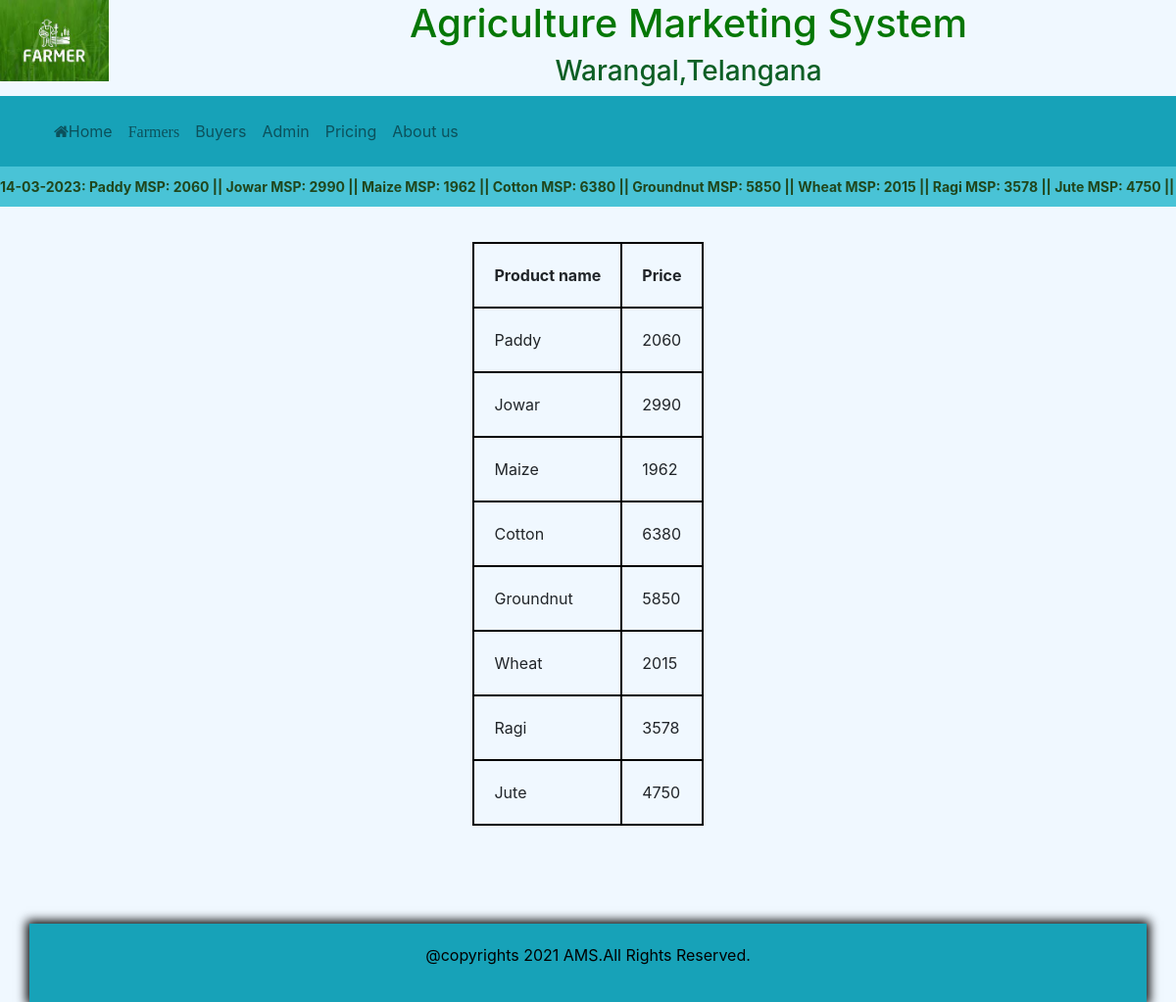
/pricing.php, run on the app's committed database.
### tables this page shows
CREATE TABLE `mspdetails` (
  `Commodity` varchar(100) NOT NULL,
  `Price` int(10) NOT NULL
);

### pricing.php (the view, shortened to what this page needs)
<?php include 'connection.php';
?>
<!DOCTYPE html>
<html lang="en">
<head>
    <link rel="stylesheet" href="https://maxcdn.bootstrapcdn.com/bootstrap/4.4.1/css/bootstrap.min.css">
    <link rel="stylesheet" href="https://use.fontawesome.com/releases/v5.7.0/css/all.css">
    <link rel="stylesheet" href="https://stackpath.bootstrapcdn.com/bootstrap/4.5.2/css/bootstrap.min.css">
    <link rel="stylesheet" href="https://stackpath.bootstrapcdn.com/font-awesome/4.7.0/css/font-awesome.min.css">
</head>
<body>
    <header>
        <div class="row">
          <div class="col-sm-3">
              <img style="display: inline;max-width: 40%;">
          </div>
          <div class="col-lg-8 col-sm-3">
  <center>
      <div style="text-decoration-style: wavy;color: rgb(165, 15, 15);display: inline;">
      <h1 style="color: rgb(5, 119, 5);">Agriculture Marketing System</h1>
      <h3 style="color: rgb(13, 95, 37);">Warangal,Telangana</h3>
     </div></center>
  </div>
  </div>
</header>
       <div class="container-fuild">
        <nav class="navbar navbar-expand-lg bg-info navbar-light">
            <div class="container-fluid">
                <div class="navbar-collapse collapse navbar" id="collapsibleNavbar">
                    <ul class="nav navbar-nav mr-auto">
                    <li class="nav-item active">
                            <div class="zoom">
                            <a class="nav-link" href="home.php"><i class="fa fa-home" aria-hidden="true"></i>Home</a>
                            </div>
                        </li>
                        <li class="nav-item">
                            <div class="zoom">
                            <a class="nav-link" href="farmers.php"><i class="fa 92577344-2b1d7600-f2a8-11ea-9ddc-f03f280bda78" aria-hidden="true">Farmers</i></a>
                        </div>
                        </li>
                        <li class="nav-item">
                            <div class="zoom">
                            <a class="nav-link" href="trader.php">Buyers</a>
                        </div>
                        </li>
                        <li class="nav-item">
                            <div class="zoom">
                            <a class="nav-link" href="admin.php">Admin</a>
                            </div>
                        </li>
                        <li class="nav-item">
                            <div class="zoom">
                            <a class="nav-link" href="pricing.php">Pricing</a>
                            </div>
                        </li>
                        <li class="nav-item">
                            <div class="zoom">
                            <a class="nav-link" href="aboutus.php">About us</a>
                            </div>
                        </li>
                    </ul>
                </div>
            </div>
        </nav>
        <?php
    $month = date('m');
    $day = date('d');
    $year = date('Y');
    $today = $day . '-' . $month . '-' . $year;
    ?>
        <marquee behavior="scroll" direction="left" style="
        color: rgb(32, 70, 28);
        font-weight: bold;
        background: #49c3d6;margin-bottom: 0;
        padding: 10px 0 10px;
        font-size: 14px;display:block" scrolldelay="100"><span><?php echo $today; ?></span>: <?php $query = "select *from mspdetails";
            $result = mysqli_query($conn,$query);
            if($result->num_rows>0):
                while($array=mysqli_fetch_row($result)):
                    echo $array[0];
                    echo " MSP: ";
                    echo $array[1];
                    echo " || ";
                endwhile;
            endif;
            ?></marquee>
        <?php include 'connection.php';?>
    <center><table class="table1">
        <thead>
            <tr>
                <th>Product name  </th>
                <th>Price  </th>
            </tr>
        </thead>
        <tbody>
            <?php
                $query = "select * from mspdetails";
                $result=mysqli_query($conn,$query);
                if ($result->num_rows > 0):
                while($array=mysqli_fetch_row($result)):?>
                <tr>
                    <td><?php echo $array[0];?></td>
                    <td><?php echo $array[1];?></td>
                </tr>
                <?php endwhile; ?>
                <?php endif; ?>
        </tbody>
    </table> <center>
<footer>
    <div class="container">
        <p style="color: black;">@copyrights 2021 AMS.All Rights Reserved.</p>
    </div>
</footer>
</body>
</html>

### pricing.php (style rules this page uses)
body { overflow-x: hidden; overflow-y: auto; background-color: aliceblue; background-repeat: no-repeat; background-attachment: fixed; background-size: cover; }
.container-fuild { display: inline; border-style: 2px solid black; height: fit-content; border-radius:2px; }
h2,h3 { text-align: center; }
.container { background: #17A2b8; color: white; margin-top: 100px; padding: 20px; box-shadow: 0px 0px 10px 3px black; }
table,th,td { border:2px solid black; margin:20px 410px; }
th,td { padding:20px; }
.table1 { margin : 3% 20%; }

### data on the page
mspdetails: Commodity "Paddy", Price "2060"
mspdetails: Commodity "Jowar", Price "2990"
mspdetails: Commodity "Maize", Price "1962"
mspdetails: Commodity "Cotton", Price "6380"
mspdetails: Commodity "Groundnut", Price "5850"
mspdetails: Commodity "Wheat", Price "2015"
mspdetails: Commodity "Ragi", Price "3578"
mspdetails: Commodity "Jute", Price "4750"
